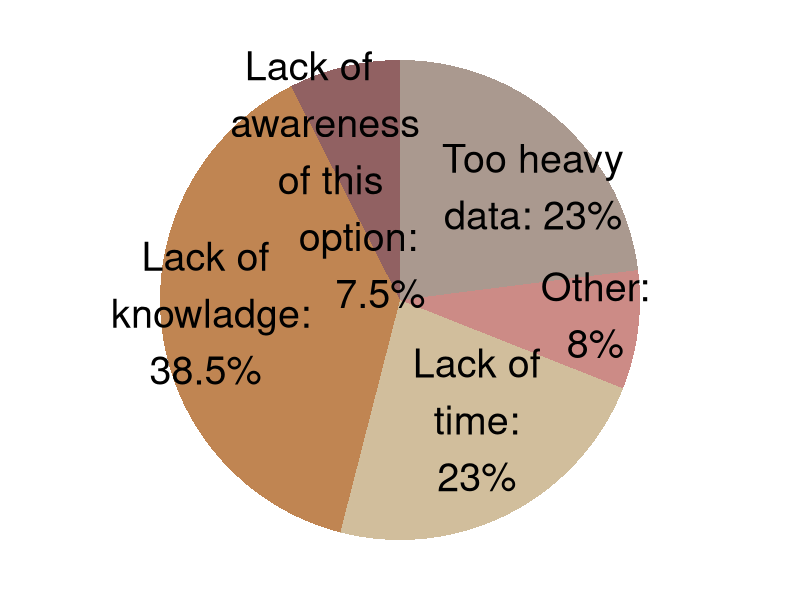
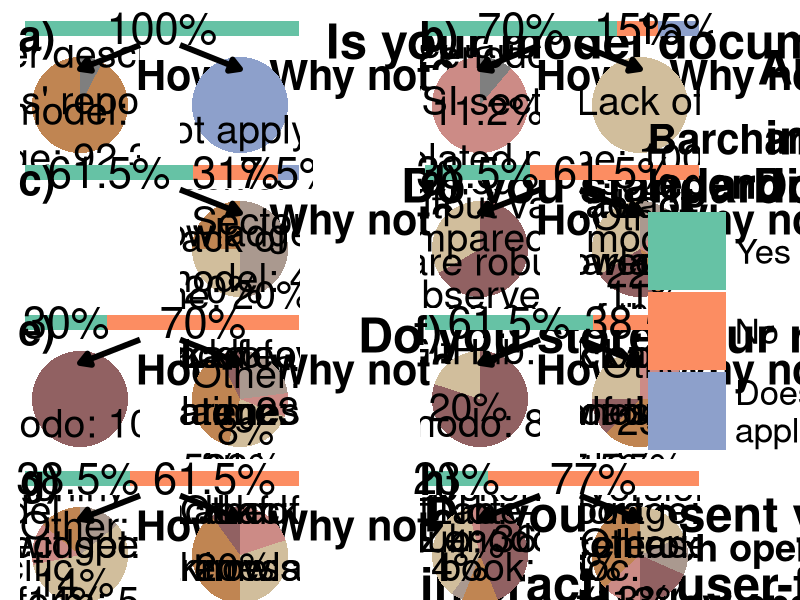

Reproduce these figures in R, in order.
library(ggplot2)
library(dplyr)
library(ggrepel)

colors.labels <- c("Yes:" = "#66c2a5",
                   "No:" = "#fc8d62",
                   "Does not apply:" = "#8da0cb",
                   "Yes" = "#66c2a5",
                   "No" = "#fc8d62",
                   "Does not\napply" = "#8da0cb",
                   "Models' repository\npage:" = "#c08552",
                   "Documentation in the\nMeth/SI section of\nthe related paper:\n" = "#cc8b86",
                   "Zenodo:" = "#916162",
                   "GitHub:" = "#d1be9c",
                   "GitHub:\n" = "#d1be9c",
                   "GitLab:   \n" = "#aa998f",
                   "Docker:\n" = "#cc8b86",
                   "Jupyter\nNote-\nbook:\n" = "#c08552",
                   "Lack of\ntime:" = "#d1be9c",
                   "Lack of\ntime:\n" = "#d1be9c",
                   "Lack\nof time:\n" = "#d1be9c",
                   "Lack\nof \ntime:\n" = "#d1be9c",
                   "Lack of knowladge:\n" = "#c08552",
                   "Lack of\nknowladge:\n" = "#c08552",
                   "Lack of\n knowladge:\n" = "#c08552",
                   "     Lack of\n     knowladge:\n     " = "#c08552",
                   "Sectoral\nmodel:" = "#aa998f",
                   "Sectoral\nmodel:\n" = "#aa998f",
                   "Sectoral model:\n" = "#aa998f",
                   "Sectoral model:\n  " = "#aa998f",
                   "Too heavy data:\n" = "#aa998f",
                   "Too heavy\ndata:" = "#aa998f",
                   "Too heavy\n    data:" = "#aa998f",
                   "Output values\nare robust:\n" = "#916162",
                   "First model\nperiod\ncompared\nto observed\ndata:" = "#d1be9c",
                   "Lack of\nawareness\nof this option:\n" = "#916162",
                   "Lack of\nawareness\nof this\noption:" = "#916162",
                   "Lack of\nawareness\nof this\n   option:\n     " = "#916162",
                   "Lack of\nawareness\n   of this\n     option:\n         " = "#916162",
                   "Lack of\nawareness\n   of this\n    option:\n     " = "#916162",
                   "Lack of\n   awareness\n    of this\n         option:\n            " = "#916162",
                   "Model specific\nplatform:" = "#c08552",
                   "Model\nspecific\nplatform:\n    " = "#c08552",
                   "Project specific\nplatform:" = "#d1be9c",
                   "Rshiny\n  widget:\n" = "#aa998f",
                   "Data storage:\n" = "#c08552",
                   "Version\nrelease:\n" = "#aa998f",
                   "Report\n& doc.\nsharing:" = "#916162",
                   "Doc.\n&report\nsharing:" = "#916162",
                   "Version control:\n" = "#d1be9c",
                   "Other:\n" = "#cc8b86"
)


#' do_piechart
#'
#' @param dataset dataset with 2 columns: responses and percentages.
#' @param vjust_value vertical adjustment of the figure text.
#' @param font_size size of the figure text.
#' @returns ggplot piechart representing the percentage responses.
do_piechart <- function(dataset, vjust_value = 0.5, font_size = 10) {
  pl <- ggplot(dataset, aes(x = "", y = percentage, fill = response)) +
    geom_bar(stat = "identity", width = 1) +
    coord_polar(theta = "y") +
    geom_text(aes(label = dplyr::if_else(substr(response, nchar(response), nchar(response)) != "\n",
                                         paste0(response, " ", percentage, "%"),
                                         paste0(response, percentage, "%"))),
              position = position_stack(vjust = vjust_value), size = font_size, color = "black") +
    scale_fill_manual(values = colors.labels) +
    theme_void() +
    theme(legend.position = "none")

  return(pl)
}

#' do_piechart2
#'
#' @param dataset dataset with 2 columns: responses and percentages.
#' @param font_size size of the figure text.
#' @param offset_mm separation from the pie chart center.
#' @param direction direction of the seperation from the pie chart center.
#' @returns ggplot piechart representing the percentage responses.
do_piechart2 <- function(dataset, font_size = 10, offset_mm = 2, direction = "x") {
  # calculate cumulative midpoint of each sector for label positioning as a percentage from the North
  dataset <- dataset %>%
    dplyr::mutate(cumulative_percentage = (cumulative_percentage + cumsum(percentage) - (percentage / 2) + 38) %% 100)

  pl <- ggplot(dataset, aes(x = "", y = percentage, fill = response)) +
    geom_bar(stat = "identity", width = 1) +
    coord_polar(theta = "y") +
    geom_text_repel(aes(label = dplyr::if_else(response == "", "",
                                               dplyr::if_else(substr(response, nchar(response), nchar(response)) != "\n",
                                               paste0(response, " ", percentage, "%"),
                                               paste0(response, percentage, "%"))),
                        y = cumulative_percentage),
                    size = font_size,
                    color = "black",
                    # convert mm to inches for ggplot adjustment
                    nudge_x = offset_mm / 25.4,
                    nudge_y = offset_mm / 25.4,
                    segment.size = 0,
                    direction = direction,
                    box.padding = 0,
                    point.padding = 0) +
    scale_fill_manual(values = colors.labels) +
    theme_void() +
    theme(legend.position = "none")

  return(pl)
}


#' do_barchart
#'
#' @param dataset dataset with 2 columns: responses and percentages.
#' @returns ggplot batchart representing the percentage responses.
do_barchart <- function(dataset) {
  pl <-
    ggplot(dataset, aes(x = 1, y = percentage, fill = response)) +
    geom_bar(stat = "identity", width = 0.4) +  # Bar plot
    geom_text(aes(label = paste0(percentage, "%")),
              position = position_stack(vjust = 0.5),
              color = "black", size = 11) +
    coord_flip() +
    scale_fill_manual(values = colors.labels) +
    theme_minimal() +
    theme(
      axis.title = element_blank(),
      axis.text = element_blank(),
      axis.ticks = element_blank(),
      panel.grid = element_blank(),
      legend.position = "none"
    ) +
    xlim(0.5, 1.5)

  return(pl)
}



##### - 1. Model documentation
# a) Bar
data_documentation_a <- data.frame(
  response = c("Yes:"),
  percentage = c(100)
)
pl_documentation_a <- do_barchart(data_documentation_a)

# b) How?
data_documentation_b <- data.frame(
  response = c("Models' repository\npage:","Paper describing\nthe model:"),
  percentage = c(92.3,7.7)
)
pl_documentation_b <- do_piechart(data_documentation_b)

# c) Why?
data_documentation_c <- data.frame(
  response = c("Does not apply:"),
  percentage = c(100)
)
pl_documentation_c <- do_piechart(data_documentation_c)



##### - 2. Model harmonization and interconnections
# a) Bar
data_harmonization_a <- data.frame(
  response = c("Yes:", "No:", "Does not apply:"),
  percentage = c(70,15,15)
)
pl_harmonization_a <- do_barchart(data_harmonization_a)

# b) How?
data_harmonization_b <- data.frame(
  response = c("Documentation in the\nMeth/SI section of\nthe related paper:\n", "Zenodo:\n"),
  percentage = c(88.8, 11.2)
)
pl_harmonization_b <- do_piechart(data_harmonization_b, vjust_value = 0.43)

# c) Why?
data_harmonization_c <- data.frame(
  response = c("Lack of\ntime:"),
  percentage = c(100)
)
pl_harmonization_c <- do_piechart(data_harmonization_c)



##### - 3. Output standardization
# a) Bar
data_standardization_a <- data.frame(
  response = c("Yes:", "No:", "Does not apply:"),
  percentage = c(61.5,31,7.5)
)
pl_standardization_a <- do_barchart(data_standardization_a)

# c) Why?
data_standardization_c <- data.frame(
  response = c("Lack of\ntime:", "Lack of\nknowladge:\n", "Sectoral\nmodel:"),
  percentage = c(20,20,40)
)
pl_standardization_c <- do_piechart(data_standardization_c, font_size = 10)




##### - 4. Output vetting
# a) Bar
data_vetting_a <- data.frame(
  response = c("Yes:", "No:"),
  percentage = c(38.5,61.5)
)
pl_vetting_a <- do_barchart(data_vetting_a)

# b) How?
data_vetting_b <- data.frame(
  response = c("Output values\nare robust:\n", "First model\nperiod\ncompared\nto observed\ndata:"),
  percentage = c(66.6,33.3)
)
pl_vetting_b <- do_piechart(data_vetting_b)

# c) Why?
data_vetting_c <- data.frame(
  response = c("Lack\nof \ntime:\n", "Lack of\nknowladge:\n", "Lack of\nawareness\nof this\noption:",
               "Sectoral\nmodel:\n", "Other:\n"),
  percentage = c(34,11,22,11,22),
  cumulative_percentage = c(-5.75,-7,3,-10,-5)
)
pl_vetting_c <- do_piechart2(data_vetting_c, font_size = 10, offset_mm = 0.5)




##### - 5. Output storage (raw)
# a) Bar
data_rawStorage_a <- data.frame(
  response = c("Yes:", "No:"),
  percentage = c(30,70)
)
pl_rawStorage_a <- do_barchart(data_rawStorage_a)

# b) How?
data_rawStorage_b <- data.frame(
  response = c("Zenodo:"),
  percentage = c(100)
)
pl_rawStorage_b <- do_piechart(data_rawStorage_b)

# c) Why?
data_rawStorage_c <- data.frame(
  response = c("Lack of\ntime:\n", "Lack of\n knowladge:\n", "Lack of\n   awareness\n    of this\n         option:\n            ",
               "Too heavy\ndata:", "Other:\n"),
  percentage = c(23,38.5,7.5,23,8),
  cumulative_percentage = c(-1,-7,-4,-13,-7)
)
pl_rawStorage_c <- do_piechart2(data_rawStorage_c, font_size = 10, offset_mm = 0.05, direction = "x")
pl_rawStorage_c




##### - 6. Output storage (study)
# a) Bar
data_studyStorage_a <- data.frame(
  response = c("Yes:", "No:"),
  percentage = c(61.5,38.5)
)
pl_studyStorage_a <- do_barchart(data_studyStorage_a)

# b) How?
data_studyStorage_b <- data.frame(
  response = c("Zenodo:", "GitHub:\n"),
  percentage = c(80,20)
)
pl_studyStorage_b <- do_piechart(data_studyStorage_b, vjust_value = 0.58)

# c) Why?
data_studyStorage_c <- data.frame(
  response = c("Lack\nof time:\n", "Lack of\nknowladge:\n", "Lack of\nawareness\n   of this\n     option:\n         ", "Other:\n"),
  percentage = c(25,37.5,12.5,25),
  cumulative_percentage = c(0,-11,2,-5)
)
pl_studyStorage_c <- do_piechart2(data_studyStorage_c, font_size = 10,  offset_mm = 0.5)





##### - 7. Output visualization
# a) Bar
data_visualization_a <- data.frame(
  response = c("Yes:", "No:"),
  percentage = c(38.5,61.5)
)
pl_visualization_a <- do_barchart(data_visualization_a)

# b) How?
data_visualization_b <- data.frame(
  response = c("Model\nspecific\nplatform:\n    ",
               "Project specific\nplatform:",
               "Rshiny\n  widget:\n",
               "Other:\n"),
  percentage = c(14,57,14,14),
  cumulative_percentage = c(52,69,-10,45)
)
pl_visualization_b <- do_piechart2(data_visualization_b, font_size = 10,  offset_mm = 0.5)

# c) Why?
data_visualization_c <- data.frame(
  response = c("Lack of\ntime:\n", "Lack of\nknowladge:\n", "Lack of\nawareness\n   of this\n    option:\n     ", "Other:\n"),
  percentage = c(30,40,10,20),
  cumulative_percentage = c(-25,-34,-20,-30)
)
pl_visualization_c <- do_piechart2(data_visualization_c, font_size = 10,  offset_mm = 0.5)





##### - 8. Tools
# a) Bar
data_tools_a <- data.frame(
  response = c("Yes:", "No:"),
  percentage = c(23,77)
)
pl_tools_a <- do_barchart(data_tools_a)

# b) How?
data_tools_b <- data.frame(
  response = c("Zenodo:",
               "GitHub:",
               "GitLab:   \n",
               "Docker:\n",
               "Jupyter\nNote-\nbook:\n"),
  percentage = c(44,36,4,4,12),
  cumulative_percentage = c(-35,-20,31,-27,14)
)
pl_tools_b <- do_piechart2(data_tools_b, font_size = 10,  offset_mm = 1, direction = "both")

# c) Why?
data_tools_c <- data.frame(
  response = c("Data storage:\n", "Version\nrelease:\n", "Report\n& doc.\nsharing:", "Version control:\n", "Other:\n"),
  percentage = c(36,13,18,18,13),
  cumulative_percentage = c(28,32,4,25,47)
)
font_size = 10; offset_mm = 0.05; direction = "y"
pl_tools_c <-
  ggplot(data_tools_c, aes(x = "", y = percentage, fill = response)) +
  geom_bar(stat = "identity", width = 1) +
  coord_polar(theta = "y") +
  geom_text_repel(data = data_tools_c %>%
                    dplyr::filter(response != "Report\n& doc.\nsharing:") %>%
                    dplyr::mutate(cumulative_percentage = (cumulative_percentage + cumsum(percentage) - (percentage / 2) + 38) %% 100),
                  aes(label = dplyr::if_else(response == "", "",
                                             dplyr::if_else(substr(response, nchar(response), nchar(response)) != "\n",
                                                            paste0(response, " ", percentage, "%"),
                                                            paste0(response, percentage, "%"))),
                      y = cumulative_percentage),
                  size = font_size,
                  color = "black",
                  nudge_x = offset_mm / 25.4,
                  nudge_y = offset_mm / 25.4,
                  segment.size = 0,
                  direction = direction,
                  box.padding = 0,
                  point.padding = 0) +
  geom_text_repel(data = data_tools_c %>%
                    dplyr::filter(response == "Report\n& doc.\nsharing:") %>%
                    dplyr::mutate(cumulative_percentage = (cumulative_percentage + cumsum(percentage) - (percentage / 2) + 38) %% 100),
                  aes(label = dplyr::if_else(response == "", "",
                                             dplyr::if_else(substr(response, nchar(response), nchar(response)) != "\n",
                                                            paste0(response, " ", percentage, "%"),
                                                            paste0(response, percentage, "%"))),
                      y = cumulative_percentage),
                  size = font_size,
                  color = "black",
                  nudge_x = offset_mm / 25.4,
                  nudge_y = offset_mm / 25.4,
                  segment.size = 0,
                  direction = "both",
                  box.padding = 0,
                  point.padding = 0) +
  scale_fill_manual(values = colors.labels) +
  theme_void() +
  theme(legend.position = "none")



##### - Final figure
blank_p <- patchwork::plot_spacer() + theme_void()
data_harmonization_a <- data.frame(
  response = c("Yes", "No", "Does not\napply"),
  percentage = c(33,33,33)
)
data_harmonization_a$response <- factor(data_harmonization_a$response, levels = c('Yes','No','Does not\napply'))
legend <- ggpubr::get_legend(ggplot(data_harmonization_a, aes(x = 1, y = percentage, fill = response)) +
                               geom_bar(stat = "identity", width = 0.4) +
                               geom_text(aes(label = paste0(percentage, "%")),
                                         position = position_stack(vjust = 0.5),
                                         color = "black", size = 10) +
                               coord_flip() +
                               scale_fill_manual(values = colors.labels, name = 'Barchart\nlegend') +
                               theme_minimal() +
                               theme(
                                 axis.title = element_blank(),
                                 axis.text = element_blank(),
                                 axis.ticks = element_blank(),
                                 panel.grid = element_blank(),
                                 legend.direction = "vertical",
                                 legend.text = element_text(size = 25),
                                 legend.title = element_text(size = 30, face = "bold")
                               ) +
                               xlim(0.5, 1.5) +
                               guides(fill = guide_legend(keywidth = 4, keyheight = 4)))


pl <- cowplot::ggdraw() +
  ## 1. Model documentation
  cowplot::draw_plot_label(label = c("Is your model documented?"), size = 35, x = 0, y = 0.99) +
  cowplot::draw_plot_label(label = c("How?"), size = 30, x = 0.1, y = 0.925) +
  cowplot::draw_plot_label(label = c("Why not?"), size = 30, x = 0.22, y = 0.925) +
  cowplot::draw_plot(pl_documentation_a, x = 0, y = 0.9, width = 0.4, height = 0.1) +
  cowplot::draw_plot(pl_documentation_b, x = 0, y = 0.725, width = 0.2, height = 0.2) +
  cowplot::draw_plot(pl_documentation_c, x = 0.2, y = 0.725, width = 0.2, height = 0.2) +
  cowplot::draw_line(x = c(0.175, 0.1), y = c(0.925, 0.885),
                     arrow = grid::arrow(length = grid::unit(0.02, "npc"), type = "closed"),
                     color = "black", size = 2) +
  cowplot::draw_line(x = c(0.225, 0.3), y = c(0.925, 0.885),
                     arrow = grid::arrow(length = grid::unit(0.02, "npc"), type = "closed"),
                     color = "black", size = 2) +
  ## 2. Model harmonization & interconnections
  cowplot::draw_plot_label(label = c("Are your model harmonization &\n interconnections documented?"), size = 35, x = 0.475, y = 1.005) +
  cowplot::draw_plot_label(label = c("How?"), size = 30, x = 0.6, y = 0.925) +
  cowplot::draw_plot_label(label = c("Why not?"), size = 30, x = 0.72, y = 0.925) +
  cowplot::draw_plot(pl_harmonization_a, x = 0.5, y = 0.9, width = 0.4, height = 0.1) +
  cowplot::draw_plot(pl_harmonization_b, x = 0.5, y = 0.725, width = 0.2, height = 0.2) +
  cowplot::draw_plot(pl_harmonization_c, x = 0.7, y = 0.725, width = 0.2, height = 0.2) +
  cowplot::draw_line(x = c(0.675, 0.6), y = c(0.925, 0.885),
                     arrow = grid::arrow(length = grid::unit(0.02, "npc"), type = "closed"),
                     color = "black", size = 2) +
  cowplot::draw_line(x = c(0.725, 0.8), y = c(0.925, 0.885),
                     arrow = grid::arrow(length = grid::unit(0.02, "npc"), type = "closed"),
                     color = "black", size = 2) +
  ## 3. Output standardization
  cowplot::draw_plot_label(label = c("Do you standardize your model output?"), size = 35, x = -0.075, y = 0.75) +
  cowplot::draw_plot_label(label = c("Why not?"), size = 30, x = 0.22, y = 0.684) +
  cowplot::draw_plot(pl_standardization_a, x = 0, y = 0.66, width = 0.4, height = 0.1) +
  cowplot::draw_plot(pl_standardization_c, x = 0.2, y = 0.485, width = 0.2, height = 0.2) +
  cowplot::draw_line(x = c(0.225, 0.3), y = c(0.684, 0.645),
                     arrow = grid::arrow(length = grid::unit(0.02, "npc"), type = "closed"),
                     color = "black", size = 2) +
  ## 4. Output vetting
  cowplot::draw_plot_label(label = c("Do you vet your model output?"), size = 35, x = 0.49, y = 0.75) +
  cowplot::draw_plot_label(label = c("How?"), size = 30, x = 0.6, y = 0.684) +
  cowplot::draw_plot_label(label = c("Why not?"), size = 30, x = 0.72, y = 0.684) +
  cowplot::draw_plot(pl_vetting_a, x = 0.5, y = 0.66, width = 0.4, height = 0.1) +
  cowplot::draw_plot(pl_vetting_b, x = 0.5, y = 0.485, width = 0.2, height = 0.2) +
  cowplot::draw_plot(pl_vetting_c, x = 0.7, y = 0.485, width = 0.2, height = 0.2) +
  cowplot::draw_line(x = c(0.675, 0.6), y = c(0.684, 0.645),
                     arrow = grid::arrow(length = grid::unit(0.02, "npc"), type = "closed"),
                     color = "black", size = 2) +
  cowplot::draw_line(x = c(0.725, 0.8), y = c(0.684, 0.645),
                     arrow = grid::arrow(length = grid::unit(0.02, "npc"), type = "closed"),
                     color = "black", size = 2) +
  ## 5. Output storage (raw)
  cowplot::draw_plot_label(label = c("Do you store your raw outputs?"), size = 35, x = -0.0125, y = 0.5) +
  cowplot::draw_plot_label(label = c("How?"), size = 30, x = 0.1, y = 0.434) +
  cowplot::draw_plot_label(label = c("Why not?"), size = 30, x = 0.22, y = 0.434) +
  cowplot::draw_plot(pl_rawStorage_a, x = 0, y = 0.41, width = 0.4, height = 0.1) +
  cowplot::draw_plot(pl_rawStorage_b, x = 0, y = 0.235, width = 0.2, height = 0.2) +
  cowplot::draw_plot(pl_rawStorage_c, x = 0.2, y = 0.235, width = 0.2, height = 0.2) +
  cowplot::draw_line(x = c(0.175, 0.1), y = c(0.434, 0.395),
                     arrow = grid::arrow(length = grid::unit(0.02, "npc"), type = "closed"),
                     color = "black", size = 2) +
  cowplot::draw_line(x = c(0.225, 0.3), y = c(0.434, 0.395),
                     arrow = grid::arrow(length = grid::unit(0.02, "npc"), type = "closed"),
                     color = "black", size = 2) +
  ## 6. Output storage (study)
  cowplot::draw_plot_label(label = c("Do you store your study relevant outputs?"), size = 35, x = 0.415, y = 0.5) +
  cowplot::draw_plot_label(label = c("How?"), size = 30, x = 0.6, y = 0.434) +
  cowplot::draw_plot_label(label = c("Why not?"), size = 30, x = 0.72, y = 0.434) +
  cowplot::draw_plot(pl_studyStorage_a, x = 0.5, y = 0.41, width = 0.4, height = 0.1) +
  cowplot::draw_plot(pl_studyStorage_b, x = 0.5, y = 0.235, width = 0.2, height = 0.2) +
  cowplot::draw_plot(pl_studyStorage_c, x = 0.7, y = 0.235, width = 0.2, height = 0.2) +
  cowplot::draw_line(x = c(0.675, 0.6), y = c(0.434, 0.395),
                     arrow = grid::arrow(length = grid::unit(0.02, "npc"), type = "closed"),
                     color = "black", size = 2) +
  cowplot::draw_line(x = c(0.725, 0.8), y = c(0.434, 0.395),
                     arrow = grid::arrow(length = grid::unit(0.02, "npc"), type = "closed"),
                     color = "black", size = 2) +
  ## 7. Output visualization
  cowplot::draw_plot_label(label = c("Do you present your model outputs through\ninteractive user-friendly visualization tools?"), size = 35, x = -0.11, y = 0.26) +
  cowplot::draw_plot_label(label = c("How?"), size = 30, x = 0.1, y = 0.174) +
  cowplot::draw_plot_label(label = c("Why not?"), size = 30, x = 0.22, y = 0.174) +
  cowplot::draw_plot(pl_visualization_a, x = 0, y = 0.15, width = 0.4, height = 0.1) +
  cowplot::draw_plot(pl_visualization_b, x = 0, y = -0.025, width = 0.2, height = 0.2) +
  cowplot::draw_plot(pl_visualization_c, x = 0.2, y = -0.025, width = 0.2, height = 0.2) +
  cowplot::draw_line(x = c(0.175, 0.1), y = c(0.174, 0.135),
                     arrow = grid::arrow(length = grid::unit(0.02, "npc"), type = "closed"),
                     color = "black", size = 2) +
  cowplot::draw_line(x = c(0.225, 0.3), y = c(0.174, 0.135),
                     arrow = grid::arrow(length = grid::unit(0.02, "npc"), type = "closed"),
                     color = "black", size = 2) +
  ## 8. Tools
  cowplot::draw_plot_label(label = c("Did you create any open-source tool(s) to facilitate\n    the implementation of open science practices?"), size = 35, x = 0.35, y = 0.26) +
  cowplot::draw_plot_label(label = c("Which open-source tools do you use\nto follow open science practices?"), size = 27.5, x = 0.34, y = 0.18) +
  cowplot::draw_plot_label(label = c("Why do you use open-source tools?"), size = 27.5, x = 0.65, y = 0.174) +
  cowplot::draw_plot(pl_tools_a, x = 0.5, y = 0.15, width = 0.4, height = 0.1) +
  cowplot::draw_plot(pl_tools_b, x = 0.5, y = -0.025, width = 0.2, height = 0.2) +
  cowplot::draw_plot(pl_tools_c, x = 0.7, y = -0.025, width = 0.2, height = 0.2) +
  cowplot::draw_line(x = c(0.675, 0.6), y = c(0.174, 0.135),
                     arrow = grid::arrow(length = grid::unit(0.02, "npc"), type = "closed"),
                     color = "black", size = 2) +
  cowplot::draw_line(x = c(0.725, 0.8), y = c(0.174, 0.135),
                     arrow = grid::arrow(length = grid::unit(0.02, "npc"), type = "closed"),
                     color = "black", size = 2) +
  ## legend
  cowplot::draw_plot(cowplot::plot_grid(legend,blank_p,ncol=1), x = 0.45, y = -0.225, width = 1, height = 1) +
  ## labels
  cowplot::draw_plot_label(label = c("a)", "b)", "c)", "d)",
                                     "e)", "f)", "g)", "h)"),
                           size = 30,
                           x = c(0, 0.5,
                                 0, 0.5,
                                 0, 0.5,
                                 0, 0.5),
                           y = c(0.99, 0.99,
                                 0.75, 0.75,
                                 0.5, 0.5,
                                 0.25, 0.25))


ggsave(file='Survey_responses.pdf', plot = pl, width = 840, height = 1188, unit = 'mm') #A4 dimensions


